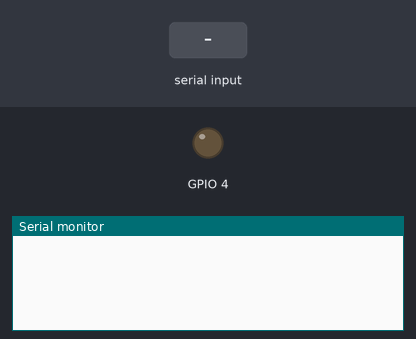
Simulated run of this sketch. Board: ESP32. Shown: output pins drawn as LEDs (lit = HIGH), the last lines printed to the serial monitor. The test bench sets the inputs (shaded band). WiFi joins after 1.5 s; servers stay silent unless stated; EEPROM starts erased; the camera gives no picture.

Above: at 1.5 s.
1.6 s: "%\n" received over Serial
At 3.3 s:
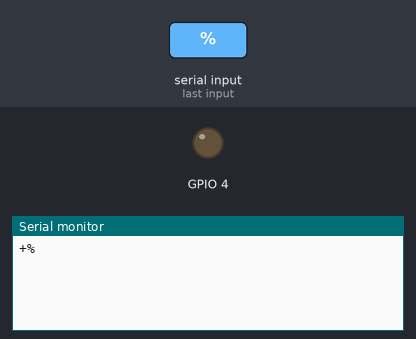
4.1 s: "#\n" received over Serial
At 6.4 s:
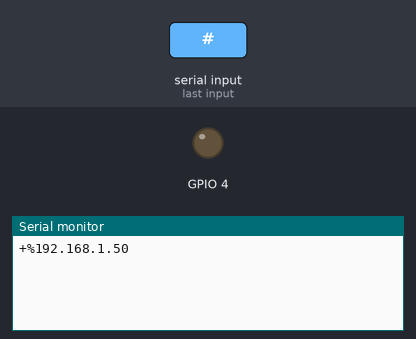

The sketch:

LabelESP32.ino
```cpp
#include "esp_camera.h"
#include <WiFi.h>
#include "esp_timer.h"
#include "img_converters.h"
#include "Arduino.h"
#include "fb_gfx.h"
#include "soc/soc.h" //disable brownout problems
#include "soc/rtc_cntl_reg.h"  //disable brownout problems
#include "esp_http_server.h"
// #include "BluetoothSerial.h"
#include "SD.h"
#include <Preferences.h>

//Replace with your network credentials
// const char* ssid = "Honor 10 Lite";
// const char* password = "12345678";

String wifiacc;
String pass;

bool changeSsid = false;
bool changePassword = false;

const char* ssid = "TP-LINK_AE7A";
const char* password = "74861019";

#define PART_BOUNDARY "123456789000000000000987654321"

// This project was tested with the AI Thinker Model, M5STACK PSRAM Model and M5STACK WITHOUT PSRAM
#define CAMERA_MODEL_AI_THINKER
//#define CAMERA_MODEL_M5STACK_PSRAM
//#define CAMERA_MODEL_M5STACK_WITHOUT_PSRAM

// Not tested with this model
//#define CAMERA_MODEL_WROVER_KIT

#if defined(CAMERA_MODEL_WROVER_KIT)
  #define PWDN_GPIO_NUM    -1
  #define RESET_GPIO_NUM   -1
  #define XCLK_GPIO_NUM    21
  #define SIOD_GPIO_NUM    26
  #define SIOC_GPIO_NUM    27

  #define Y9_GPIO_NUM      35
  #define Y8_GPIO_NUM      34
  #define Y7_GPIO_NUM      39
  #define Y6_GPIO_NUM      36
  #define Y5_GPIO_NUM      19
  #define Y4_GPIO_NUM      18
  #define Y3_GPIO_NUM       5
  #define Y2_GPIO_NUM       4
  #define VSYNC_GPIO_NUM   25
  #define HREF_GPIO_NUM    23
  #define PCLK_GPIO_NUM    22

#elif defined(CAMERA_MODEL_M5STACK_PSRAM)
  #define PWDN_GPIO_NUM     -1
  #define RESET_GPIO_NUM    15
  #define XCLK_GPIO_NUM     27
  #define SIOD_GPIO_NUM     25
  #define SIOC_GPIO_NUM     23

  #define Y9_GPIO_NUM       19
  #define Y8_GPIO_NUM       36
  #define Y7_GPIO_NUM       18
  #define Y6_GPIO_NUM       39
  #define Y5_GPIO_NUM        5
  #define Y4_GPIO_NUM       34
  #define Y3_GPIO_NUM       35
  #define Y2_GPIO_NUM       32
  #define VSYNC_GPIO_NUM    22
  #define HREF_GPIO_NUM     26
  #define PCLK_GPIO_NUM     21

#elif defined(CAMERA_MODEL_M5STACK_WITHOUT_PSRAM)
  #define PWDN_GPIO_NUM     -1
  #define RESET_GPIO_NUM    15
  #define XCLK_GPIO_NUM     27
  #define SIOD_GPIO_NUM     25
  #define SIOC_GPIO_NUM     23

  #define Y9_GPIO_NUM       19
  #define Y8_GPIO_NUM       36
  #define Y7_GPIO_NUM       18
  #define Y6_GPIO_NUM       39
  #define Y5_GPIO_NUM        5
  #define Y4_GPIO_NUM       34
  #define Y3_GPIO_NUM       35
  #define Y2_GPIO_NUM       17
  #define VSYNC_GPIO_NUM    22
  #define HREF_GPIO_NUM     26
  #define PCLK_GPIO_NUM     21

#elif defined(CAMERA_MODEL_AI_THINKER)
  #define PWDN_GPIO_NUM     32
  #define RESET_GPIO_NUM    -1
  #define XCLK_GPIO_NUM      0
  #define SIOD_GPIO_NUM     26
  #define SIOC_GPIO_NUM     27

  #define Y9_GPIO_NUM       35
  #define Y8_GPIO_NUM       34
  #define Y7_GPIO_NUM       39
  #define Y6_GPIO_NUM       36
  #define Y5_GPIO_NUM       21
  #define Y4_GPIO_NUM       19
  #define Y3_GPIO_NUM       18
  #define Y2_GPIO_NUM        5
  #define VSYNC_GPIO_NUM    25
  #define HREF_GPIO_NUM     23
  #define PCLK_GPIO_NUM     22
#else
  #error "Camera model not selected"
#endif

// подключаем блютуз
// BluetoothSerial SerialBT;
// сообщение блютуз от телефона
String message;
byte incomingByte;
Preferences preferences;
String hello = "";

static const char* _STREAM_CONTENT_TYPE = "multipart/x-mixed-replace;boundary=" PART_BOUNDARY;
static const char* _STREAM_BOUNDARY = "\r\n--" PART_BOUNDARY "\r\n";
static const char* _STREAM_PART = "Content-Type: image/jpeg\r\nContent-Length: %u\r\n\r\n";

httpd_handle_t stream_httpd = NULL;


static esp_err_t stream_handler(httpd_req_t *req){
  camera_fb_t * fb = NULL;
  esp_err_t res = ESP_OK;
  size_t _jpg_buf_len = 0;
  uint8_t * _jpg_buf = NULL;
  char * part_buf[64];

  res = httpd_resp_set_type(req, _STREAM_CONTENT_TYPE);
  if(res != ESP_OK){
    return res;
  }

  while(true){
    fb = esp_camera_fb_get();
    if (!fb) {
      Serial.println("Camera capture failed");
      res = ESP_FAIL;
    } else {
      if(fb->width > 400){
        if(fb->format != PIXFORMAT_JPEG){
          bool jpeg_converted = frame2jpg(fb, 80, &_jpg_buf, &_jpg_buf_len);
          esp_camera_fb_return(fb);
          fb = NULL;
          if(!jpeg_converted){
            Serial.println("JPEG compression failed");
            res = ESP_FAIL;
          }
        } else {
          _jpg_buf_len = fb->len;
          _jpg_buf = fb->buf;
        }
      }
    }

    if(res == ESP_OK){
      size_t hlen = snprintf((char *)part_buf, 64, _STREAM_PART, _jpg_buf_len);
      res = httpd_resp_send_chunk(req, (const char *)part_buf, hlen);
    }
    // отправка изображения
    if(res == ESP_OK){
      res = httpd_resp_send_chunk(req, (const char *)_jpg_buf, _jpg_buf_len);
    }
    if(res == ESP_OK){
      res = httpd_resp_send_chunk(req, _STREAM_BOUNDARY, strlen(_STREAM_BOUNDARY));
    }
    if(fb){
      esp_camera_fb_return(fb);
      fb = NULL;
      _jpg_buf = NULL;
    } else if(_jpg_buf){
      free(_jpg_buf);
      _jpg_buf = NULL;
    }
    if(res != ESP_OK){
      break;
    }
    //Serial.printf("MJPG: %uB\n",(uint32_t)(_jpg_buf_len));
  }
  return res;
}

void startCameraServer(){
  httpd_config_t config = HTTPD_DEFAULT_CONFIG();
  config.server_port = 80;

  httpd_uri_t index_uri = {
    .uri       = "/",
    .method    = HTTP_GET,
    .handler   = stream_handler,
    .user_ctx  = NULL
  };
  //Serial.printf("Starting web server on port: '%d'\n", config.server_port);
  if (httpd_start(&stream_httpd, &config) == ESP_OK) {
    httpd_register_uri_handler(stream_httpd, &index_uri);
  }
}


void setup() {

  //   if (!SerialBT.begin("Label")) {
  //   Serial.println("An error occurred initializing Bluetooth");
  // } else {
  //   Serial.println("Bluetooth initialized");
  // }

  WRITE_PERI_REG(RTC_CNTL_BROWN_OUT_REG, 0); //disable brownout detector

  Serial.begin(115200);
  Serial.setDebugOutput(false);

  preferences.begin("Label", false);

  wifiacc = preferences.getString("ssid", "");
  pass = preferences.getString("pass", "");


  camera_config_t config;
  config.ledc_channel = LEDC_CHANNEL_0;
  config.ledc_timer = LEDC_TIMER_0;
  config.pin_d0 = Y2_GPIO_NUM;
  config.pin_d1 = Y3_GPIO_NUM;
  config.pin_d2 = Y4_GPIO_NUM;
  config.pin_d3 = Y5_GPIO_NUM;
  config.pin_d4 = Y6_GPIO_NUM;
  config.pin_d5 = Y7_GPIO_NUM;
  config.pin_d6 = Y8_GPIO_NUM;
  config.pin_d7 = Y9_GPIO_NUM;
  config.pin_xclk = XCLK_GPIO_NUM;
  config.pin_pclk = PCLK_GPIO_NUM;
  config.pin_vsync = VSYNC_GPIO_NUM;
  config.pin_href = HREF_GPIO_NUM;
  config.pin_sscb_sda = SIOD_GPIO_NUM;
  config.pin_sscb_scl = SIOC_GPIO_NUM;
  config.pin_pwdn = PWDN_GPIO_NUM;
  config.pin_reset = RESET_GPIO_NUM;
  config.xclk_freq_hz = 20000000;
  config.pixel_format = PIXFORMAT_JPEG;

  if(psramFound()){
    config.frame_size = FRAMESIZE_VGA;
    config.jpeg_quality = 10;
    config.fb_count = 2;
  } else {
    config.frame_size = FRAMESIZE_VGA;
    config.jpeg_quality = 12;
    config.fb_count = 1;
  }

  // Camera init
  esp_err_t err = esp_camera_init(&config);
  if (err != ESP_OK) {
    Serial.printf("Camera init failed with error 0x%x", err);
    return;
  }
  // Wi-Fi connection
  WiFi.begin(wifiacc, pass);
  // while (WiFi.status() != WL_CONNECTED) {
  //   delay(500);
  //   Serial.print(".");
  // }
  // Serial.println("");
  // Serial.println("WiFi connected");

  // Serial.print("Camera Stream Ready! Go to: http://");
  // Serial.print(WiFi.localIP());

  pinMode(4, OUTPUT);


  // Start streaming web server
  startCameraServer();

}

void loop() {
    if (Serial.available() > 0) {
    // incomingByte = Serial.read();
        hello = Serial.readString();
        hello.replace("\n","");

    }

    if(hello == "hello"){
      String i = preferences.getString("ssid", "");
      String o = preferences.getString("pass", "");
      Serial.println(i);
      Serial.println(o);
    }

    if(hello.startsWith("%")){
      int e = hello.indexOf("+");
      int n = hello.length();
      String acc = hello.substring(1,e);
      String pass = hello.substring(e+1,n);
      preferences.putString("ssid", acc);
      preferences.putString("pass", pass);

      String requestAcc = preferences.getString("ssid", "");
      String requestPass = preferences.getString("pass", "");

      // String requestAccPass = requestAcc + "+" + requestPass;
      String requestAccPass = acc + "+" + pass;
      Serial.print(requestAccPass);
      hello="";
    }

    if(hello.startsWith("#")){
      Serial.print(WiFi.localIP());
      hello="";
    }

    hello = "";

  delay(1);
}
```

Measured:
- after the input at 1.6 s, the serial monitor: prints a new line after 1.0 s (image 1)
- after the input at 4.1 s, the serial monitor: prints a new line after 1.0 s (image 2)
